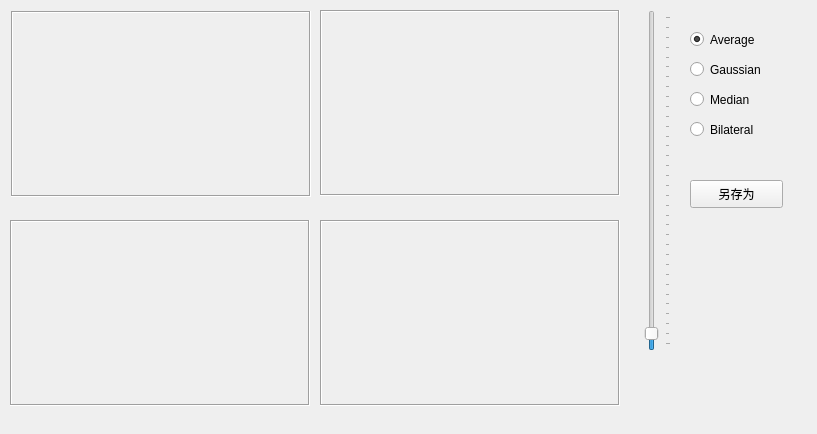
<?xml version="1.0" encoding="UTF-8"?>
<ui version="4.0">
 <class>OpencvFilterClass</class>
 <widget class="QMainWindow" name="OpencvFilterClass">
  <property name="geometry">
   <rect>
    <x>0</x>
    <y>0</y>
    <width>817</width>
    <height>434</height>
   </rect>
  </property>
  <property name="windowTitle">
   <string>OpencvFilter</string>
  </property>
  <widget class="QWidget" name="centralWidget">
   <widget class="QLabel" name="blurViewLabel">
    <property name="geometry">
     <rect>
      <x>11</x>
      <y>11</y>
      <width>300</width>
      <height>186</height>
     </rect>
    </property>
    <property name="frameShape">
     <enum>QFrame::Box</enum>
    </property>
    <property name="frameShadow">
     <enum>QFrame::Sunken</enum>
    </property>
    <property name="text">
     <string/>
    </property>
   </widget>
   <widget class="QLabel" name="gaussianViewLabel">
    <property name="geometry">
     <rect>
      <x>320</x>
      <y>10</y>
      <width>300</width>
      <height>186</height>
     </rect>
    </property>
    <property name="frameShape">
     <enum>QFrame::Box</enum>
    </property>
    <property name="frameShadow">
     <enum>QFrame::Sunken</enum>
    </property>
    <property name="text">
     <string/>
    </property>
   </widget>
   <widget class="QLabel" name="mediaViewLabel">
    <property name="geometry">
     <rect>
      <x>10</x>
      <y>220</y>
      <width>300</width>
      <height>186</height>
     </rect>
    </property>
    <property name="frameShape">
     <enum>QFrame::Box</enum>
    </property>
    <property name="frameShadow">
     <enum>QFrame::Sunken</enum>
    </property>
    <property name="text">
     <string/>
    </property>
   </widget>
   <widget class="QLabel" name="bilateralViewLabel">
    <property name="geometry">
     <rect>
      <x>320</x>
      <y>220</y>
      <width>300</width>
      <height>186</height>
     </rect>
    </property>
    <property name="frameShape">
     <enum>QFrame::Box</enum>
    </property>
    <property name="frameShadow">
     <enum>QFrame::Sunken</enum>
    </property>
    <property name="text">
     <string/>
    </property>
   </widget>
   <widget class="QSlider" name="kernelSlider">
    <property name="geometry">
     <rect>
      <x>640</x>
      <y>10</y>
      <width>31</width>
      <height>341</height>
     </rect>
    </property>
    <property name="maximum">
     <number>33</number>
    </property>
    <property name="value">
     <number>1</number>
    </property>
    <property name="sliderPosition">
     <number>1</number>
    </property>
    <property name="orientation">
     <enum>Qt::Vertical</enum>
    </property>
    <property name="tickPosition">
     <enum>QSlider::TicksBelow</enum>
    </property>
    <property name="tickInterval">
     <number>1</number>
    </property>
   </widget>
   <widget class="QRadioButton" name="blurRadioBtn">
    <property name="geometry">
     <rect>
      <x>690</x>
      <y>30</y>
      <width>115</width>
      <height>19</height>
     </rect>
    </property>
    <property name="text">
     <string>Average</string>
    </property>
    <property name="checked">
     <bool>true</bool>
    </property>
   </widget>
   <widget class="QRadioButton" name="gaussianRadioBtn">
    <property name="geometry">
     <rect>
      <x>690</x>
      <y>60</y>
      <width>115</width>
      <height>19</height>
     </rect>
    </property>
    <property name="text">
     <string>Gaussian</string>
    </property>
   </widget>
   <widget class="QRadioButton" name="medianRadioBtn">
    <property name="geometry">
     <rect>
      <x>690</x>
      <y>90</y>
      <width>115</width>
      <height>19</height>
     </rect>
    </property>
    <property name="text">
     <string>Median</string>
    </property>
   </widget>
   <widget class="QRadioButton" name="bilateralRadioBtn">
    <property name="geometry">
     <rect>
      <x>690</x>
      <y>120</y>
      <width>115</width>
      <height>19</height>
     </rect>
    </property>
    <property name="text">
     <string>Bilateral</string>
    </property>
   </widget>
   <widget class="QPushButton" name="saveAsBtn">
    <property name="geometry">
     <rect>
      <x>690</x>
      <y>180</y>
      <width>93</width>
      <height>28</height>
     </rect>
    </property>
    <property name="text">
     <string>另存为</string>
    </property>
   </widget>
  </widget>
 </widget>
 <layoutdefault spacing="6" margin="11"/>
 <resources>
  <include location="OpencvFilter.qrc"/>
 </resources>
 <connections/>
</ui>
